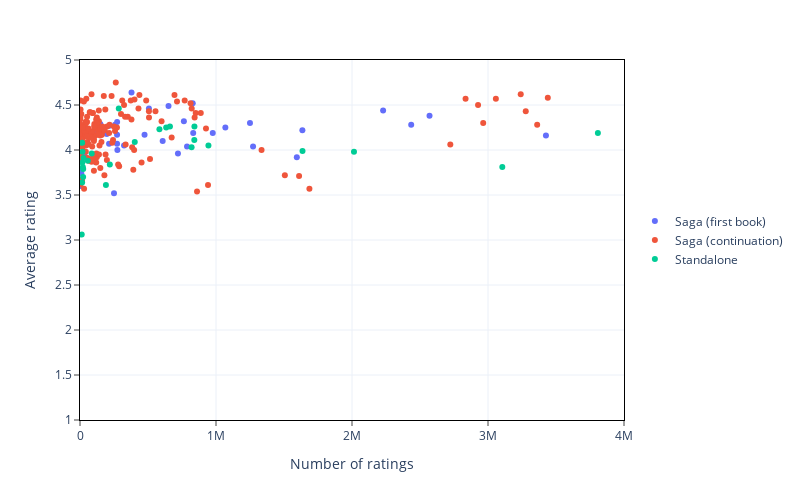

The code cell stored with this chart in its notebook:
### Markdown cell above
With `customdata` we access the variables that we have specified in `hover_data` when creating the chart, in the same order in which we have specified them. In our case, these variables were: `['title', 'series_name', 'series_n']`. To indicate that we are referring to those variables inside `hovertemplate` we have to write `%`, for example:`'%{x}'` or `'%{customdata[hoverdata_list_index]}'`.

### Code cell
fig_scatter.update_traces(
    # https://plotly.com/python/hover-text-and-formatting/
    hovertemplate = '<b>%{customdata[0]}</b> <br>%{customdata[1]} %{customdata[2]}'
)

### Figure 1 — Plotly figure (JSON) as saved in the notebook; plotly's stock layout.template omitted (floating-point values rounded to 4 significant figures; data arrays with more than 128 entries replaced by an {"elided": "..."} marker saying what was removed)
{"data": [{"customdata": [["Harry Potter and the Sorcerer's Stone", "Harry Potter", 1], ["The Lightning Thief", "Percy Jackson and the Olympians", 1], ["A Game of Thrones", "A Song of Ice and Fire", 1], ["The Final Empire", "The Mistborn Saga", 1], ["The Hunger Games", "The Hunger Games", 1], ["Twilight", "The Twilight Saga", 1], ["The Fellowship of the Ring", "The Lord of the Rings", 1], ["Divergent", "Divergent", 1], ["Earlier-Ravens", "The Wheel of Time", 1], ["A Court of Thorns and Roses", "A Court of Thorns and Roses", 1], ["The Way of Kings", "The Stormlight Archive", 1], ["The Name of the Wind", "The Kingkiller Chronicle", 1], ["The Just City", "Thessaly", 1], ["The Black Tides of Heaven", "Tensorate", 1], ["Clockwork Angel", "The Infernal Devices", 1], ["Six of Crows", "Six of Crows", 1], ["Throne of Glass", "Throne of Glass", 1], ["From Blood and Ash", "Blood and Ash", 1], ["Eragon", "The Inheritance Cycle", 1], ["The Maze Runner", "The Maze Runner", 1], ["The Magicians", "The Magicians", 1], ["The Raven Boys", "The Raven Cycle", 1], ["Parable of the Sower", "Earthseed", 1], ["Binti", "Binti", 1], ["Shadow and Bone", "The Shadow and Bone Trilogy", 1], ["The Cruel Prince", "The Folk of the Air", 1], ["Red Queen", "Red Queen", 1], ["The Blade Itself", "The First Law", 1], ["Assassin's Apprentice", "The Farseer Trilogy", 1], ["Warbreaker", "Warbreaker", 1], ["The Blade Itself", "The First Law", 1], ["The Lies of Locke Lamora", "Gentleman Bastard", 1], ["A Wizard of Earthsea", "Earthsea Cycle", 1], ["A Darker Shade of Magic", "Shades of Magic", 1], ["The Archived", "The Archived", 1], ["The Hitchhiker's Guide to the Galaxy", "The Hitchhiker's Guide to the Galaxy", 1], ["Rivers of London", "Rivers of London", 1], ["Dune", "Dune", 1], ["Leviathan Wakes", "The Expanse", 1], ["Ender's Game", "Ender's Saga", 1], ["Foundation", "Foundation (Publication Order", 1], ["The Three-Body Problem", "Remembrance of Earth's Past", 1]], "hovertemplate": "<b>%{customdata[0]}</b> <br>%{customdata[1]} %{customdata[2]}", "legendgroup": "Saga (first book)", "marker": {"color": "#636efa", "symbol": "circle"}, "mode": "markers", "name": "Saga (first book)", "orientation": "v", "showlegend": true, "type": "scatter", "x": [8491079, 2435307, 2228706, 506701, 7363176, 5728651, 2570023, 3425949, 326, 976193, 378925, 828685, 6703, 9676, 763799, 650934, 832328, 272933, 1594348, 1272470, 250003, 323822, 107811, 61573, 720290, 607976, 786992, 197291, 272436, 149065, 197291, 258037, 274973, 272370, 32913, 1635203, 111610, 1068746, 216416, 1249770, 474592, 213667], "xaxis": "x", "y": [4.48, 4.28, 4.44, 4.46, 4.32, 3.63, 4.38, 4.16, 3.6, 4.19, 4.64, 4.52, 3.79, 3.74, 4.32, 4.49, 4.19, 4.31, 3.92, 4.04, 3.52, 4.05, 4.2, 3.9, 3.96, 4.1, 4.04, 4.18, 4.17, 4.29, 4.18, 4.28, 4, 4.07, 3.96, 4.22, 3.87, 4.25, 4.27, 4.3, 4.17, 4.07], "yaxis": "y"}, {"customdata": {"elided": "164x3 mixed values"}, "hovertemplate": "<b>%{customdata[0]}</b> <br>%{customdata[1]} %{customdata[2]}", "legendgroup": "Saga (continuation)", "marker": {"color": "#EF553B", "symbol": "circle"}, "mode": "markers", "name": "Saga (continuation)", "orientation": "v", "showlegend": true, "type": "scatter", "x": {"elided": "164 int values"}, "xaxis": "x", "y": {"elided": "164 float values"}, "yaxis": "y"}, {"customdata": [["The Midnight Library", null, null], ["The Invisible Life of Addie LaRue", null, null], ["1984", null, null], ["Fahrenheit 451", null, null], ["Brave New World", null, null], ["The Catcher in the Rye", null, null], ["The Binding", null, null], ["All the Crooked Saints", null, null], ["The Man in the High Castle", null, null], ["This Is How You Lose the Time War", null, null], ["Deathless", null, null], ["Jonathan Strange & Mr Norrell", null, null], ["American Gods", "American Gods", null], ["Good Omens: The Nice and Accurate Prophecies of Agnes Nutter, Witch", null, null], ["Stardust", null, null], ["The Princess Bride", null, null], ["Circe", null, null], ["Gallant", null, null], ["Among Others", null, null], ["Gingerbread", null, null], ["The Forgotten Beasts of Eld", null, null], ["The Night Circus", null, null], ["The Deep", null, null], ["Upright Women Wanted", null, null], ["The House in the Cerulean Sea", null, null], ["Winterwood", null, null]], "hovertemplate": "<b>%{customdata[0]}</b> <br>%{customdata[1]} %{customdata[2]}", "legendgroup": "Standalone", "marker": {"color": "#00cc96", "symbol": "circle"}, "mode": "markers", "name": "Standalone", "orientation": "v", "showlegend": true, "type": "scatter", "x": [944368, 584015, 3808026, 2014586, 1636073, 3105169, 57669, 20596, 190497, 86075, 18097, 219407, 840495, 633817, 402680, 841418, 661290, 25490, 23038, 12681, 15849, 820521, 23428, 15518, 285067, 16896], "xaxis": "x", "y": [4.05, 4.23, 4.19, 3.98, 3.99, 3.81, 3.88, 3.81, 3.61, 3.96, 3.98, 3.84, 4.11, 4.25, 4.09, 4.26, 4.26, 3.91, 3.7, 3.06, 4.08, 4.03, 3.79, 3.64, 4.46, 3.86], "yaxis": "y"}], "layout": {"height": 500, "legend": {"title": {}, "tracegroupgap": 0, "x": 1.02, "y": 0.5}, "margin": {"t": 60}, "width": 800, "xaxis": {"anchor": "y", "domain": [0, 1], "range": [0, 4000000], "title": {"text": "Number of ratings"}}, "yaxis": {"anchor": "x", "domain": [0, 1], "range": [1, 5], "title": {"text": "Average rating"}}}}
